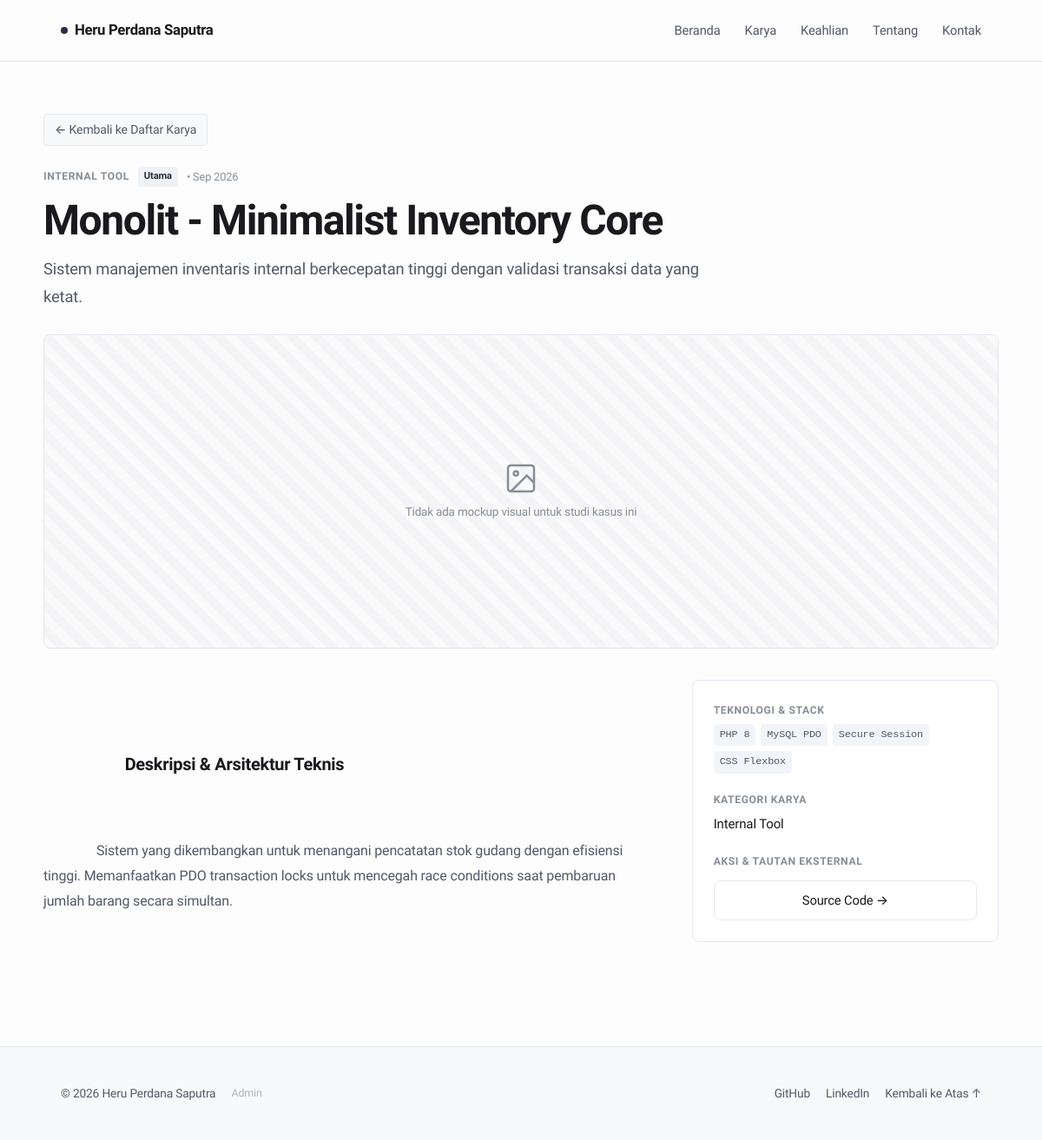
/project-detail.php?slug=monolit-minimalist-inventory-core, run on the app's committed database.
### tables this page shows
CREATE TABLE `projects` (
  `id` INT UNSIGNED AUTO_INCREMENT PRIMARY KEY,
  `title` VARCHAR(150) NOT NULL,
  `slug` VARCHAR(180) NOT NULL UNIQUE,
  `category` VARCHAR(60) NOT NULL DEFAULT 'Web Application',
  `excerpt` VARCHAR(255) NOT NULL,
  `description` TEXT NOT NULL,
  `tech_stack` VARCHAR(255) NOT NULL,  
  `image` VARCHAR(255) DEFAULT NULL,    
  `demo_url` VARCHAR(255) DEFAULT NULL,
  `github_url` VARCHAR(255) DEFAULT NULL,
  `featured` TINYINT(1) NOT NULL DEFAULT 0,
  `sort_order` INT NOT NULL DEFAULT 0,
  `created_at` DATETIME NOT NULL DEFAULT CURRENT_TIMESTAMP,
  `updated_at` DATETIME NOT NULL DEFAULT CURRENT_TIMESTAMP ON UPDATE CURRENT_TIMESTAMP,
  INDEX `idx_projects_slug` (`slug`),
  INDEX `idx_projects_sort` (`sort_order`, `created_at` DESC)
);

### includes/functions.php (called while the page is built, shortened)
<?php
function e(mixed $value): string
{
    return htmlspecialchars((string) $value, ENT_QUOTES | ENT_SUBSTITUTE, 'UTF-8');
}

### project-detail.php (the view, shortened to what this page needs)
<?php
require_once __DIR__ . '/includes/functions.php';
$pdo = getDB();
$slug = trim($_GET['slug'] ?? '');
$project = null;
if ($slug !== '') {
    try {
        $stmt = $pdo->prepare('SELECT * FROM `projects` WHERE `slug` = :slug LIMIT 1');
        $stmt->execute([':slug' => $slug]);
        $project = $stmt->fetch();
    } catch (PDOException $e) {
        error_log('[FETCH PROJECT DETAIL ERROR] ' . $e->getMessage());
    }
}
require_once __DIR__ . '/includes/header.php';
?>
<div class="container project-detail-layout">
    <?php if ($project): ?>
        <div class="detail-back-nav">
            <a href="index.php#projects" class="detail-back-link">
                &larr; Kembali ke Daftar Karya
            </a>
        </div>
        <header class="detail-header">
            <div class="detail-meta">
                <span class="project-category"><?= e($project['category']); ?></span>
                <?php if (!empty($project['featured'])): ?>
                    <span class="project-badge-featured">Utama</span>
                <?php endif; ?>
                <span style="font-size: 0.8rem; color: var(--text-muted);">
                    &bull; <?= date('M Y', strtotime($project['created_at'])); ?>
                </span>
            </div>
            <h1 class="detail-title"><?= e($project['title']); ?></h1>
            <p class="detail-excerpt"><?= e($project['excerpt']); ?></p>
        </header>
        <div class="detail-image-box">
            <?php if (!empty($project['image']) && file_exists(__DIR__ . '/' . $project['image'])): ?>
                <img src="<?= e($project['image']); ?>" alt="<?= e($project['title']); ?>" class="detail-image">
            <?php else: ?>
                <div class="project-image-placeholder" style="height: 360px;">
                    <svg width="40" height="40" viewBox="0 0 24 24" fill="none" stroke="currentColor" stroke-width="1.5">
                        <rect x="3" y="3" width="18" height="18" rx="2" ry="2"></rect>
                        <circle cx="8.5" cy="8.5" r="1.5"></circle>
                        <polyline points="21 15 16 10 5 21"></polyline>
                    </svg>
                    <span>Tidak ada mockup visual untuk studi kasus ini</span>
                </div>
            <?php endif; ?>
        </div>
        <div class="detail-content-grid">
            <div class="detail-main-text">
                <h3 style="font-size: 1.25rem; font-weight: 600; color: var(--text-primary); margin-bottom: 16px;">
                    Deskripsi &amp; Arsitektur Teknis
                </h3>
                <?= nl2br(e($project['description'])); ?>
            </div>
            <aside class="detail-sidebar">
                <div class="detail-sidebar-item">
                    <span class="detail-sidebar-label">Teknologi &amp; Stack</span>
                    <div class="project-tech" style="margin-bottom: 0;">
                        <?php
                        $tags = array_map('trim', explode(',', $project['tech_stack']));
                        foreach ($tags as $tag):
                        ?>
                            <span class="tech-tag"><?= e($tag); ?></span>
                        <?php endforeach; ?>
                    </div>
                </div>
                <div class="detail-sidebar-item">
                    <span class="detail-sidebar-label">Kategori Karya</span>
                    <span style="font-size: 0.94rem; color: var(--text-primary); font-weight: 500;">
                        <?= e($project['category']); ?>
                    </span>
                </div>
                <div class="detail-sidebar-item">
                    <span class="detail-sidebar-label">Aksi &amp; Tautan Eksternal</span>
                    <div class="detail-sidebar-actions">
                        <?php if (!empty($project['github_url'])): ?>
                            <a href="<?= e($project['github_url']); ?>" target="_blank" rel="noopener noreferrer" class="btn btn-secondary" style="width: 100%;">
                                Source Code &rarr;
                            </a>
                        <?php endif; ?>
                    </div>
                </div>
            </aside>
        </div>
    <?php endif; ?>
</div>
<?php
require_once __DIR__ . '/includes/footer.php';

### data on the page
projects: category "INTERNAL TOOL", created_at "Sep 2026", title "Monolit - Minimalist Inventory Core", excerpt "Sistem manajemen inventaris internal berkecepatan tinggi dengan validasi transaksi data yang ketat.", description "Sistem yang dikembangkan untuk menangani pencatatan stok gudang dengan efisiensi tinggi. Memanfaatkan PDO transaction locks untuk mencegah race conditions saat pembaruan jumlah barang secara simultan.", tech_stack "PHP 8", tech_stack "MySQL PDO", tech_stack "Secure Session", tech_stack "CSS Flexbox", category "Internal Tool"
